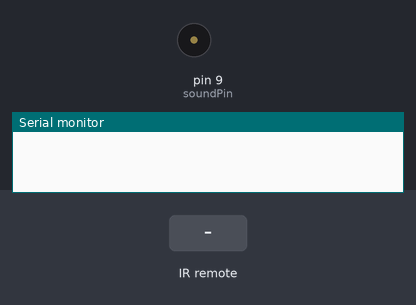
Bench run of a sketch on a simulated Arduino Uno, built with avr-gcc and run on an emulated ATmega328P. Shown: buzzer (waves = sounding), the last lines printed to the serial monitor. The test bench sets the inputs (shaded band).

Above: at 1.2 s.
1.3 s: infrared code 0xFD00FF received
At 1.55 s:
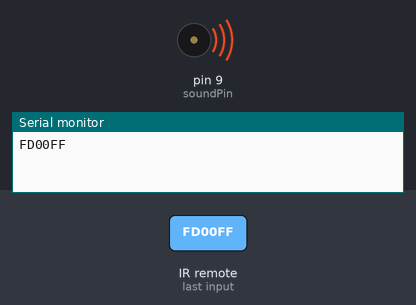
3.3 s: infrared code 0xFD6897 received
4.8 s: infrared code 0xFD58A7 received
Timing chart, 0 to 7.8 s (numbered marks = the images above; inputs shaded):
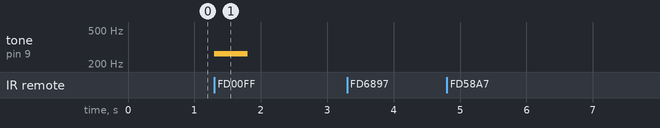

The sketch:

IRSensorPiano.ino
```cpp
#include <IRremote.h>

int receiverPin = 11;
int ledPin = 13;
int soundPin = 9;
int timeMls = 500;

IRrecv irReceiver(receiverPin);
decode_results result;

void setup() {
  Serial.begin(9600);
  pinMode(soundPin, OUTPUT);
  irReceiver.enableIRIn();
}

void loop() {
  if (irReceiver.decode(&result))
  {
    Serial.println(result.value, HEX);
    irReceiver.resume();
    if (result.value == 0xFD6897) //INCREMENT TIME
    {
      digitalWrite(ledPin, HIGH);
      timeMls = timeMls + 250;
      Serial.println(timeMls);
      digitalWrite(ledPin, LOW);

    }
    if (result.value == 0xFD58A7) //DECREMENT TIME
    {
      digitalWrite(ledPin, HIGH);
      if(timeMls > 250)
        timeMls = timeMls - 250;
      Serial.println(timeMls);
      digitalWrite(ledPin, LOW);

    }
    if (result.value == 0xFDA857) //RESET TIME
    {
      digitalWrite(ledPin, HIGH);
      timeMls = 250;
      digitalWrite(ledPin, LOW);

    }
    if (result.value == 0xFD00FF)//DÓ
    {
      digitalWrite(ledPin, HIGH);
      tone(soundPin, 264, timeMls);
      digitalWrite(ledPin, LOW);

    }
    if (result.value == 0xFD807F)//RÉ
    {
      digitalWrite(ledPin, HIGH);
      tone(soundPin, 297, timeMls);
      digitalWrite(ledPin, LOW);

    }
    if (result.value == 0xFD40BF)//MI
    {
      digitalWrite(ledPin, HIGH);
      tone(soundPin, 330, timeMls);
      digitalWrite(ledPin, LOW);

    }
    if (result.value == 0xFD20DF)//FA
    {
      digitalWrite(ledPin, HIGH);
      tone(soundPin, 352, timeMls);
      digitalWrite(ledPin, LOW);

    }
    if (result.value == 0xFDA05F)//SOL
    {
      digitalWrite(ledPin, HIGH);
      tone(soundPin, 396, timeMls);
      digitalWrite(ledPin, LOW);

    }
        if (result.value == 0xFD609F)//LA
    {
      digitalWrite(ledPin, HIGH);
      tone(soundPin, 440, timeMls);
      digitalWrite(ledPin, LOW);

    }
        if (result.value == 0xFD10EF)//SI
    {
      digitalWrite(ledPin, HIGH);
      tone(soundPin, 495, timeMls);
      digitalWrite(ledPin, LOW);

    }
  }
}
```

Measured:
- after the input at 1.3 s, tone on pin 9 (soundPin): silent → 264 Hz at once, → silent 0.50 s later
